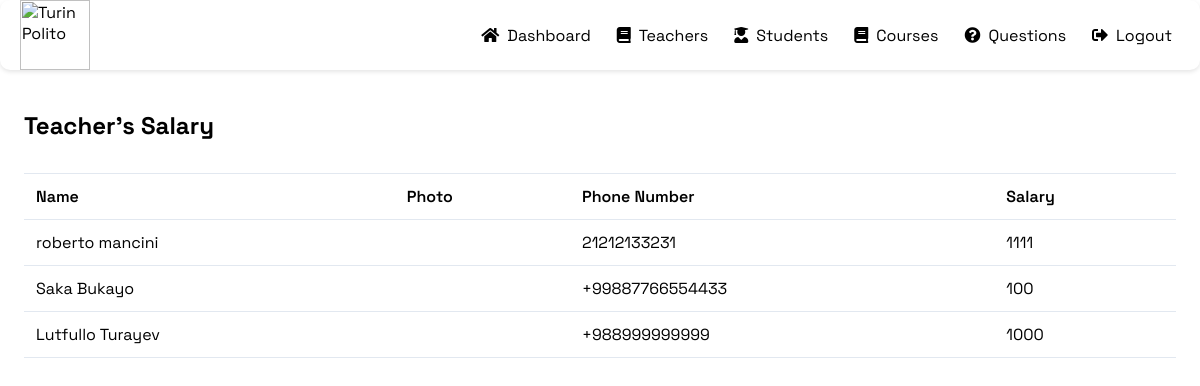
/admin-view-teacher-salary (signed in), run on the app's committed database.
### teachers/models.py (models this page shows, shortened)
class Teacher(models.Model):
    user = models.OneToOneField(User, on_delete=models.CASCADE)
    profile_pic = models.ImageField(upload_to='profile_pics/Teachers/',null=True, blank=True)
    mobile = models.CharField(max_length=20, null=False)
    status = models.BooleanField(default=False)
    salary = models.PositiveIntegerField(null=True)
    @property
    def get_name(self):
        return self.user.first_name + ' ' + self.user.last_name

### exams/views.py (the view)
# urls.py: path('admin-view-teacher-salary', views.admin_view_teacher_salary_view, name='admin-view-teacher-salary'),
@login_required(login_url='adminlogin')
def admin_view_teacher_salary_view(request):
    teachers = TMODEL.Teacher.objects.all().filter(status=True)
    return render(request, 'exams/admin_view_teacher_salary.html', {'teachers': teachers})

### templates/exams/admin_view_teacher_salary.html (shortened to what this page needs)
{% extends 'exams/adminbase.html' %}
{% load widget_tweaks %}
{% load static %}
{% block content %}
<link rel="stylesheet" type="text/css" href="{% static 'css/admin_view_student.css' %}">
<div class="content-wrapper">
    <div class="content-header">
        <h1 class="title">Teacher's Salary</h1>
    </div>
    <div class="table-container">
        <table>
            <thead>
                <tr>
                    <th>Name</th>
                    <th>Photo</th>
                    <th>Phone Number</th>
                    <th>Salary</th>
                </tr>
            </thead>
            <tbody>
                {% for t in teachers %}
                <tr>
                    <td>{{t.get_name}}</td>
                    <td></td>
                    <td>{{t.mobile}}</td>
                    <td>{{t.salary}}</td>
                </tr>
                {% empty %}
                <tr>
                    <td colspan="5">There are no salary yet.</td>
                </tr>
                {% endfor %}
        </table>
    </div>
</div>
{% endblock %}

### static/css/adminbase.css (style rules this page uses)
body { font-family: 'Space Grotesk', sans-serif; margin: 0; padding: 0; }

### static/css/admin_view_student.css (style rules this page uses)
.content-wrapper { padding: 24px; }
.content-header { display: flex; justify-content: space-between; align-items: center; gap: 16px; }
.title { font-size: 24px; font-weight: bold; }
.table-container { margin-top: 16px; border-top: 1px solid #e2e8f0; overflow: auto; }
table { width: 100%; text-align: left; border-collapse: collapse; }
th, td { padding: 12px; border-bottom: 1px solid #e2e8f0; }
th { font-weight: 600; color: #000000; }

### data on the page
Teacher: get_name "roberto mancini", mobile "21212133231", salary "1111"
Teacher: get_name "Saka Bukayo", mobile "+99887766554433", salary "100"
Teacher: get_name "Lutfullo Turayev", mobile "+988999999999", salary "1000"
